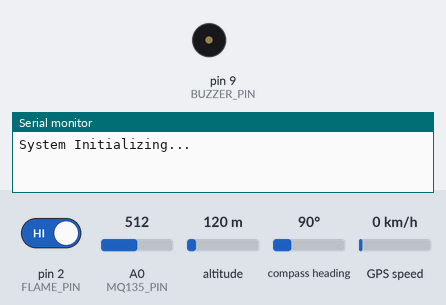
Bench run of a sketch on a simulated Arduino Uno, built with avr-gcc and run on an emulated ATmega328P. Parts: buzzer (waves = sounding, pin HIGH), the last lines printed to the serial monitor. Inputs (shaded band) come from the test bench; at power-on: pin 2 (FLAME_PIN) HIGH, A0 (MQ135_PIN) = 512, altitude 120 m, compass heading 90°, GPS speed 0 km/h. The GPS gets a fix after 3 s at 37.7749, -122.4194 with 8 satellites; the modem accepts every AT command (registered, SIM ready, sends succeed) and sends nothing else.

Above: at 0.1 s.
At 4.1 s:
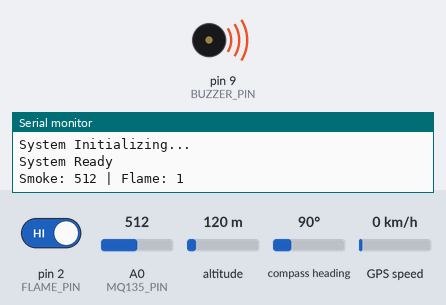
Timing chart, 0 to 5.6 s (numbered marks = the images above):
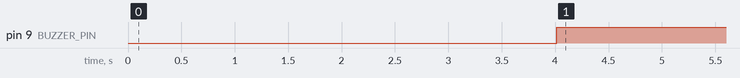

The sketch:

fire_sos.ino
```cpp
#include <SoftwareSerial.h>

#include <TinyGPS++.h>


// GSM on pins 7,8 | GPS on pins 3,4

SoftwareSerial gsmSerial(8, 7);   // RX, TX

SoftwareSerial gpsSerial(3, 4);   // RX, TX

TinyGPSPlus gps;


#define MQ135_PIN A0

#define FLAME_PIN 2

#define BUZZER_PIN 9


int smokeThreshold = 400;   // recalibrate after wiring the AOUT divider

bool alertSent = false;


String phoneNumber = "+91XXXXXXXXXX"; // your number


float latitude = 0.0;

float longitude = 0.0;


void setup() {

  Serial.begin(9600);

  gsmSerial.begin(9600);

  gpsSerial.begin(9600);


  pinMode(FLAME_PIN, INPUT);

  pinMode(BUZZER_PIN, OUTPUT);


  Serial.println("System Initializing...");

  delay(2000);


  gsmSerial.println("AT");

  delay(1000);

  gsmSerial.println("AT+CMGF=1"); // SMS text mode

  delay(1000);


  Serial.println("System Ready");

}


void loop() {

  int smokeValue = analogRead(MQ135_PIN);

  int flameStatus = digitalRead(FLAME_PIN); // usually LOW = flame detected


  Serial.print("Smoke: ");

  Serial.print(smokeValue);

  Serial.print(" | Flame: ");

  Serial.println(flameStatus);


  if (smokeValue > smokeThreshold || flameStatus == LOW) {

    digitalWrite(BUZZER_PIN, HIGH);


    if (!alertSent) {

      getGPSLocation();

      sendSMSAlert(smokeValue, flameStatus);

      makePhoneCall();

      alertSent = true;

    }

  } else {

    digitalWrite(BUZZER_PIN, LOW);

    alertSent = false; // reset once fire clears

  }


  delay(1000);

}


void getGPSLocation() {

  unsigned long start = millis();

  while (millis() - start < 3000) { // read GPS for 3 sec

    while (gpsSerial.available() > 0) {

      if (gps.encode(gpsSerial.read())) {

        if (gps.location.isValid()) {

          latitude = gps.location.lat();

          longitude = gps.location.lng();

        }

      }

    }

  }

}


void sendSMSAlert(int smokeValue, int flameStatus) {

  String message = "FIRE ALERT!\n";

  message += "Smoke Level: " + String(smokeValue) + "\n";

  message += "Flame Detected: " + String(flameStatus == LOW ? "YES" : "NO") + "\n";

  message += "Location: http://maps.google.com/maps?q=";

  message += String(latitude, 6) + "," + String(longitude, 6);


  gsmSerial.println("AT+CMGS=\"" + phoneNumber + "\"");

  delay(1000);

  gsmSerial.print(message);

  delay(500);

  gsmSerial.write(26); // Ctrl+Z to send SMS

  delay(5000);


  Serial.println("SMS Sent!");

}


void makePhoneCall() {

  Serial.println("Calling...");

  gsmSerial.println("ATD" + phoneNumber + ";"); // semicolon = voice call

  delay(20000); // let it ring for 20 sec

  gsmSerial.println("ATH"); // hang up

  delay(1000);

  Serial.println("Call Ended");

}
```

Measured:
- by itself, pin 9 (BUZZER_PIN): LOW → HIGH at 4.0 s
